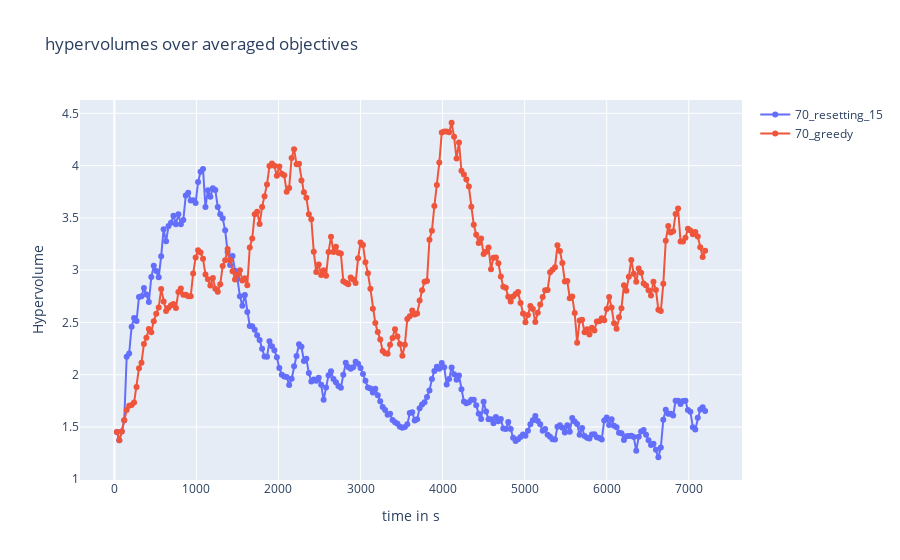
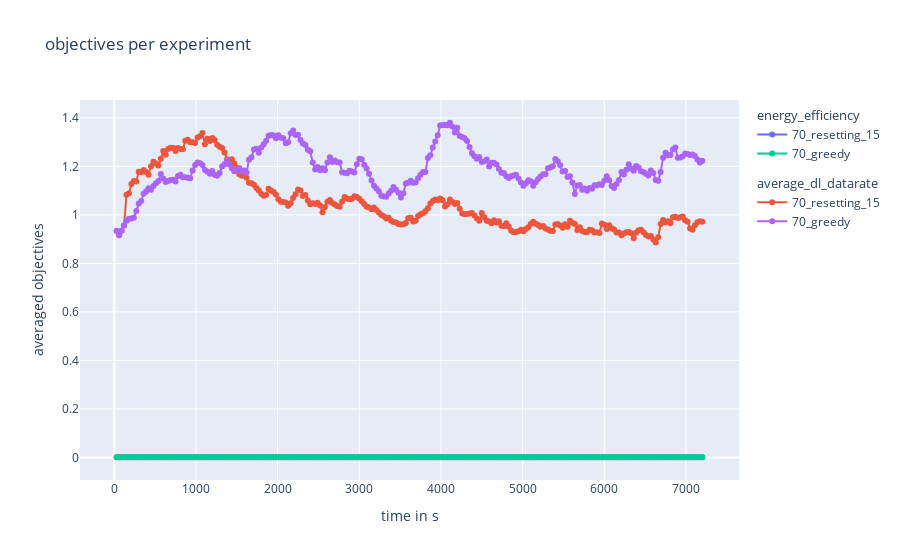
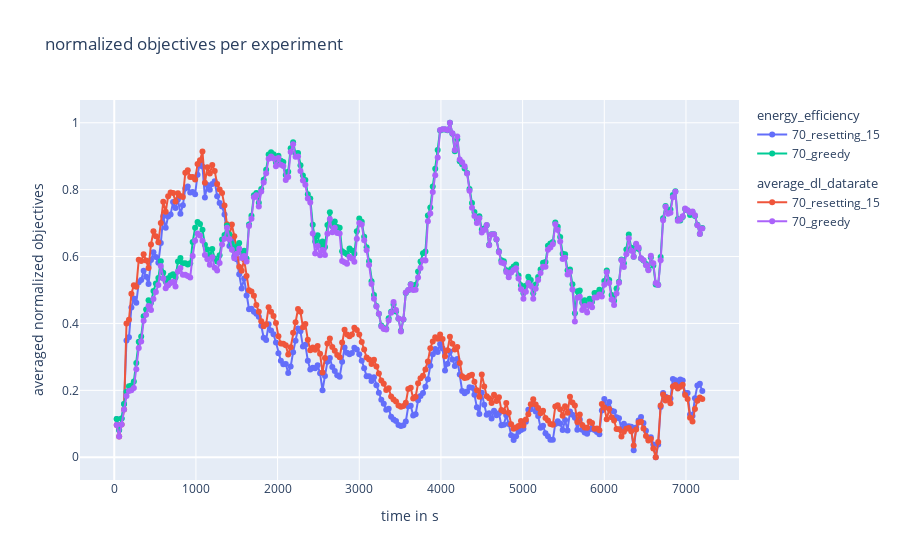

Here is the notebook cell these charts were saved with, in order:
### Code cell
##################
# plots for comparing experiments
##################

## hyper volume plot


fig1 = go.Figure()
fig1.update_layout(
    title="hypervolumes over averaged objectives",
    xaxis_title="time in s",
    yaxis_title="Hypervolume")


## add experiment hypervolumes 
for index, value in enumerate(hypervolume_list):
    fig1.add_trace(
        go.Scatter(
            x=time_and_frames_list[:, 1],
            y=value,
            mode='lines+markers',
            name= f"{str(configuration_names[index])}",
        ))


## objective volume plot
fig2 = go.Figure()

fig2.update_layout(
    title= "objectives per experiment",
    xaxis_title="time in s",
    yaxis_title="averaged objectives"
    )
for index, _ in enumerate(objective_1_list):
    fig2.add_trace(
        go.Scatter(
            x=time_and_frames_list[:, 1],
            y=objective_1_list[index],
            name=str(configuration_names[index]),
            mode='lines+markers',
            legendgroup="energy_efficiency",
            legendgrouptitle_text="energy_efficiency"
        ))
    fig2.add_trace(
        go.Scatter(
            x=time_and_frames_list[:, 1],
            y=objective_2_list[index],
            name=str(configuration_names[index]),
            mode='lines+markers',
            legendgroup="average_dl_datarate",
            legendgrouptitle_text="average_dl_datarate"
        ))


## normalized objective plot

fig3 = go.Figure()

fig3.update_layout(
    title= "normalized objectives per experiment",
    xaxis_title="time in s",
    yaxis_title="averaged normalized objectives"
    )

for index, _ in enumerate(objective_1_normalized_list):
    fig3.add_trace(
        go.Scatter(
            x=time_and_frames_list[:, 1],
            y=objective_1_normalized_list[index],
            name=str(configuration_names[index]),
            mode='lines+markers',
            legendgroup="energy_efficiency",
            legendgrouptitle_text="energy_efficiency"
        ))
    fig3.add_trace(
        go.Scatter(
            x=time_and_frames_list[:, 1],
            y=objective_2_normalized_list[index],
            name=str(configuration_names[index]),
            mode='lines+markers',
            legendgroup="average_dl_datarate",
            legendgrouptitle_text="average_dl_datarate"
        ))

fig1.show()
fig2.show()
fig3.show()

### Figure 1 — Plotly figure (JSON) as saved in the notebook; plotly's stock layout.template omitted (floating-point values rounded to 4 significant figures; data arrays with more than 128 entries replaced by an {"elided": "..."} marker saying what was removed)
{"data": [{"mode": "lines+markers", "name": "70_resetting_15", "type": "scatter", "x": {"elided": "240 int values"}, "y": {"elided": "240 float values"}}, {"mode": "lines+markers", "name": "70_greedy", "type": "scatter", "x": {"elided": "240 int values"}, "y": {"elided": "240 float values"}}], "layout": {"title": {"text": "hypervolumes over averaged objectives"}, "xaxis": {"title": {"text": "time in s"}}, "yaxis": {"title": {"text": "Hypervolume"}}}}

### Figure 2 — Plotly figure (JSON) as saved in the notebook; plotly's stock layout.template omitted (floating-point values rounded to 4 significant figures; data arrays with more than 128 entries replaced by an {"elided": "..."} marker saying what was removed)
{"data": [{"legendgroup": "energy_efficiency", "legendgrouptitle": {"text": "energy_efficiency"}, "mode": "lines+markers", "name": "70_resetting_15", "type": "scatter", "x": {"elided": "240 int values"}, "y": {"elided": "240 float values"}}, {"legendgroup": "average_dl_datarate", "legendgrouptitle": {"text": "average_dl_datarate"}, "mode": "lines+markers", "name": "70_resetting_15", "type": "scatter", "x": {"elided": "240 int values"}, "y": {"elided": "240 float values"}}, {"legendgroup": "energy_efficiency", "legendgrouptitle": {"text": "energy_efficiency"}, "mode": "lines+markers", "name": "70_greedy", "type": "scatter", "x": {"elided": "240 int values"}, "y": {"elided": "240 float values"}}, {"legendgroup": "average_dl_datarate", "legendgrouptitle": {"text": "average_dl_datarate"}, "mode": "lines+markers", "name": "70_greedy", "type": "scatter", "x": {"elided": "240 int values"}, "y": {"elided": "240 float values"}}], "layout": {"title": {"text": "objectives per experiment"}, "xaxis": {"title": {"text": "time in s"}}, "yaxis": {"title": {"text": "averaged objectives"}}}}

### Figure 3 — Plotly figure (JSON) as saved in the notebook; plotly's stock layout.template omitted (floating-point values rounded to 4 significant figures; data arrays with more than 128 entries replaced by an {"elided": "..."} marker saying what was removed)
{"data": [{"legendgroup": "energy_efficiency", "legendgrouptitle": {"text": "energy_efficiency"}, "mode": "lines+markers", "name": "70_resetting_15", "type": "scatter", "x": {"elided": "240 int values"}, "y": {"elided": "240 float values"}}, {"legendgroup": "average_dl_datarate", "legendgrouptitle": {"text": "average_dl_datarate"}, "mode": "lines+markers", "name": "70_resetting_15", "type": "scatter", "x": {"elided": "240 int values"}, "y": {"elided": "240 float values"}}, {"legendgroup": "energy_efficiency", "legendgrouptitle": {"text": "energy_efficiency"}, "mode": "lines+markers", "name": "70_greedy", "type": "scatter", "x": {"elided": "240 int values"}, "y": {"elided": "240 float values"}}, {"legendgroup": "average_dl_datarate", "legendgrouptitle": {"text": "average_dl_datarate"}, "mode": "lines+markers", "name": "70_greedy", "type": "scatter", "x": {"elided": "240 int values"}, "y": {"elided": "240 float values"}}], "layout": {"title": {"text": "normalized objectives per experiment"}, "xaxis": {"title": {"text": "time in s"}}, "yaxis": {"title": {"text": "averaged normalized objectives"}}}}
